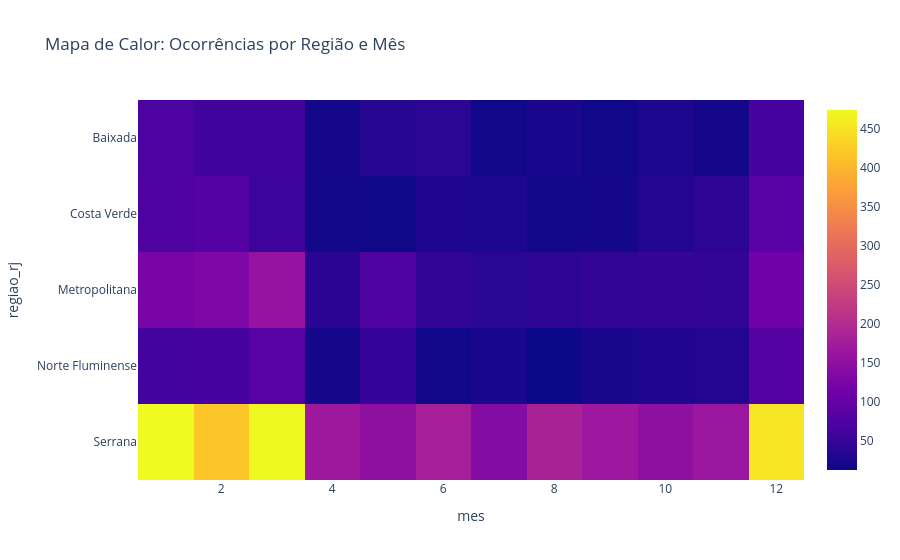

Here is the notebook cell this chart was saved with:
### Code cell
fig = px.imshow(heatmap_data, title="Mapa de Calor: Ocorrências por Região e Mês")
fig.show()

### Figure 1 — Plotly figure (JSON) as saved in the notebook; plotly's stock layout.template omitted (floating-point values rounded to 4 significant figures)
{"data": [{"coloraxis": "coloraxis", "hovertemplate": "mes: %{x}<br>regiao_rj: %{y}<br>color: %{z}<extra></extra>", "name": "0", "type": "heatmap", "x": [1, 2, 3, 4, 5, 6, 7, 8, 9, 10, 11, 12], "xaxis": "x", "y": ["Baixada", "Costa Verde", "Metropolitana", "Norte Fluminense", "Serrana"], "yaxis": "y", "z": [[72, 58, 58, 18, 35, 39, 16, 25, 16, 26, 18, 63], [73, 80, 55, 17, 14, 28, 26, 17, 18, 31, 41, 85], [123, 129, 157, 38, 73, 44, 37, 40, 45, 47, 45, 113], [61, 65, 83, 18, 50, 16, 24, 12, 23, 29, 31, 80], [474, 418, 473, 168, 149, 179, 137, 184, 167, 149, 164, 452]]}], "layout": {"coloraxis": {"colorscale": [[0, "#0d0887"], [0.1111, "#46039f"], [0.2222, "#7201a8"], [0.3333, "#9c179e"], [0.4444, "#bd3786"], [0.5556, "#d8576b"], [0.6667, "#ed7953"], [0.7778, "#fb9f3a"], [0.8889, "#fdca26"], [1, "#f0f921"]]}, "title": {"text": "Mapa de Calor: Ocorrências por Região e Mês"}, "xaxis": {"anchor": "y", "constrain": "domain", "domain": [0, 1], "scaleanchor": "y", "title": {"text": "mes"}}, "yaxis": {"anchor": "x", "autorange": "reversed", "constrain": "domain", "domain": [0, 1], "title": {"text": "regiao_rj"}}}}
